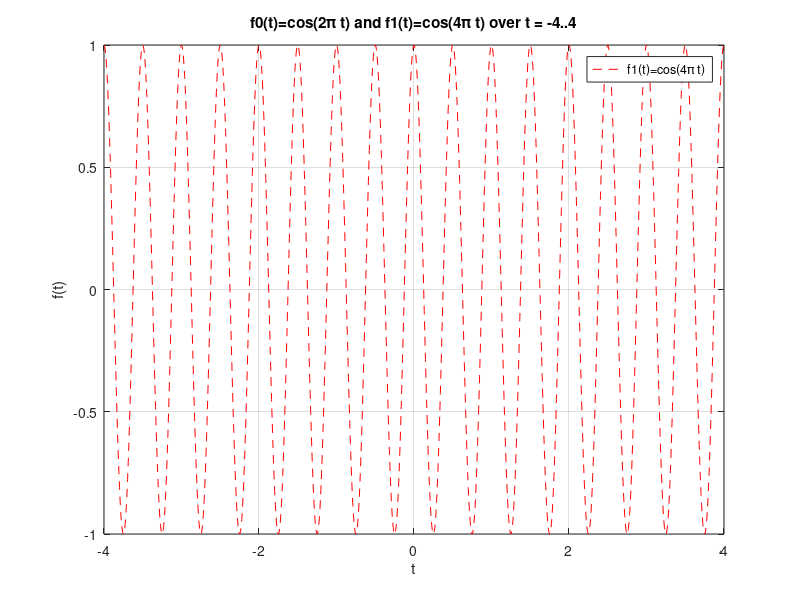

Source code (MATLAB):
t = linspace(-4,4,1000);
%f0 = cos(2*pi*t);   % cos(2π t)
f1 = cos(4*pi*t);   % cos(4π t)

figure;
%plot(t,f0,'b-','DisplayName','f0(t)=cos(2\pi t)'); hold on;
plot(t,f1,'r--','DisplayName','f1(t)=cos(4\pi t)');
xlabel('t'); ylabel('f(t)');
legend('show'); grid on;
title('f0(t)=cos(2\pi t) and f1(t)=cos(4\pi t) over t = -4..4');
